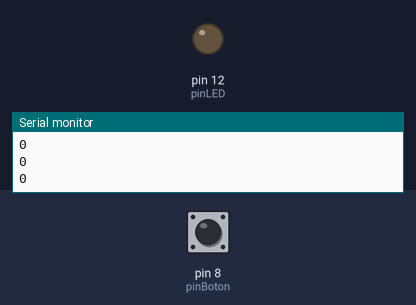
The sketch below on a simulated Arduino Uno, built with avr-gcc and run on an emulated ATmega328P. Shown: output pins drawn as LEDs (lit = HIGH), the last lines printed to the serial monitor. Dashed ring = blinking. Inputs (shaded band) come from the test bench; at power-on: pin 8 (pinBoton) LOW.

Above: at 1.2 s.
1.3 s: pin 8 (pinBoton) pulled HIGH for 1 s
At 3.4 s:
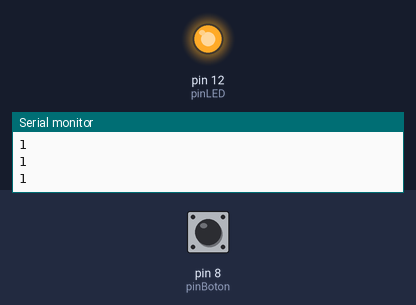
3.8 s: pin 8 (pinBoton) pulled HIGH for 3.2 s
At 4.45 s:
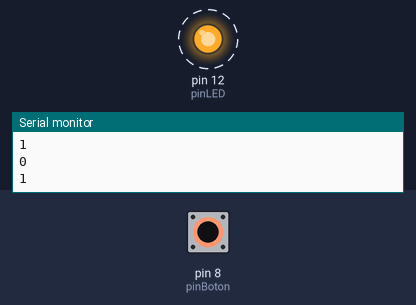
Timing chart, 0 to 8.2 s (numbered marks = the images above; inputs shaded):
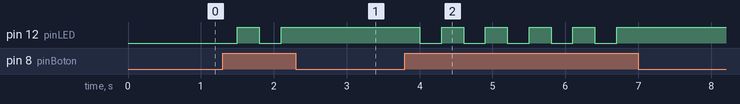

The sketch:

Datos_arduino_processing.ino
```cpp
int estadoBoton = LOW;
int pinBoton = 8;
int pinLED = 12;

void setup() {
  pinMode(pinBoton, INPUT);
  pinMode(pinLED, OUTPUT);
  // put your setup code here, to run once:
  Serial.begin(9600);
}

void loop() {

  if (digitalRead(pinBoton)) {
      delay(200);
      if (digitalRead(pinBoton)) {
         estadoBoton = estadoBoton xor 1;
      }
  }

  digitalWrite(pinLED, estadoBoton);
  Serial.println(estadoBoton);
  delay(100);

}
```

Measured:
- after the input at 1.3 s, pin 12 (pinLED): LOW → HIGH after 0.20 s, → LOW 0.30 s later, → HIGH 0.30 s later
- after the input at 3.8 s, pin 12 (pinLED): alternates HIGH for 0.30 s and LOW for 0.30 s, 10 changes in all, then stays HIGH, starting after 0.20 s
